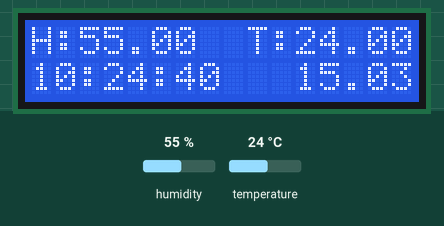
A sketch run on a simulated Arduino Uno, built with avr-gcc and run on an emulated ATmega328P. On the bench: 16×2 character LCD. The test bench sets the inputs (shaded band); at power-on: humidity 55 %, temperature 24 °C. The local clock reads 2024-03-15 10:24:30 at power-on unless the sketch sets it; storage starts empty; what the sketch prints to the serial monitor is not drawn.

Above: at 11.8 s.
11.9 s: humidity set to 22 %
At 21.9 s:
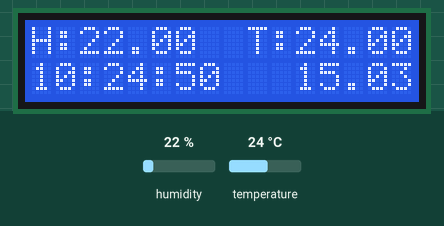
32.1 s: temperature set to 12 °C
At 42.2 s:
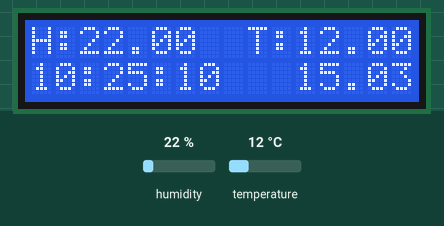
52.4 s: humidity set to 40 %
At 62.1 s:
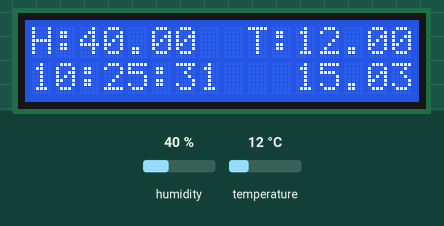
72.6 s: temperature set to 19 °C
At 82.5 s:
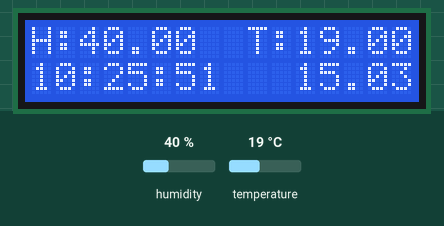
Timing chart, 0 to 84.0 s (numbered marks = the images above; inputs shaded):
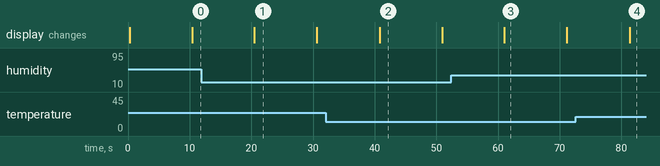

The sketch:

Sensors-lcd-sdcard.ino
```cpp
#include <SD.h> // библиотека для SD Card.
#include <DS1302.h> // это скачанная библиотека для DS1302 Real Time Clock Module.

#include <LiquidCrystal.h>   // библиотека для lcd 1602.
LiquidCrystal lcd(4, 5, 6, 7, 8, 9);  // пины на Arduino uno
// pin 9 - Serial clock out (SCLK)
// pin 8 - Serial data out (DIN)
// pin 7 - Data/Command select (D/C)
// pin 4 - LCD chip select (CS)
// pin 5 - LCD reset (RST)

#include <Wire.h>   // библиотека для подключения датчиков по 1 проводу

#include "SHT21.h"  // датчик температуры и влажности
SHT21 SHT21;

DS1302 rtc(3, 2, 17);
// пины на DS1302 Real Time Clock Module
// ** RST - pin 2
// ** DAT - pin 3
// ** CLK - pin 17
// ! +5v не подключаем достаточно только "-" / землю

File myFile; // SD card

int SaveTemperature; // Для фиксации температуры.


void setup()
{
  Serial.begin(9600);  // Инициализируем Serial
  lcd.begin(16, 2);    // Инициализируем lcd
  SHT21.begin();       // Инициализируем sht

  SaveTemperature = SHT21.getTemperature(); // Фиксируем текущую температуру.
  Serial.println("CLEARDATA");
  Serial.println("LABEL,time,date,h,t");

   //rtc.halt(false);
   //rtc.writeProtect(false);

  // для первоначальной установки даты и времени расскоментировать строки ниже и ввести нужное время
  //rtc.setDOW(WEDNESDAY);        // Set Day-of-Week to WEDNESDAY
  //rtc.setTime(10, 1, 0);       // Set the time to 10:01:00 (24hr format)
  //rtc.setDate(15, 5, 2019);   // Set the date to May 15th, 2019

  // Тестируем SD card на работоспособность.
  Serial.print("Initializing SD card...");

  if (!SD.begin(10)) // Здесь можно изменить № pin  ** CS - pin 10.
  {
    Serial.println("initialization failed!");
    return;
  }
  Serial.println("initialization done.");

// ----------------

  SDcardWrite(); // Запускаем функцию записи на SD card.
}


void SDcardWrite()  // Делаем функцию, для записи на SD card.

{

  // open the file. note that only one file can be open at a time,
  // so you have to close this one before opening another.
  // Создаём новый, или открываем существующий файл на SD card,
  // например с именем dimasens.txt
  // максимум "8" символов может иметь имя файла 12345678.123

  myFile = SD.open("dimasens.txt", FILE_WRITE);

  // if the file opened okay, write to it:
  if (myFile) {
    Serial.print("Writing to dimasens.txt...");
    // начинаем записывать на SD card, строку в файл dimasens.txt
    myFile.print(rtc.getDateStr()); // Текущую дату.
    myFile.print(" -- ");
    myFile.print(rtc.getTimeStr()); // текущие время.
    myFile.print(" -- ");
    myFile.print("Humidity: ");
    myFile.print(SHT21.getHumidity()); // Значения влажности.
    myFile.print(" %\t");
    myFile.print("Temperature: ");
    myFile.print(SHT21.getTemperature()); // Значения температуры.
    myFile.println(" *C");
    myFile.close();  // close the file:

    Serial.println("done.");
  }
  else {
    // if the file didn't open, print an error:
    Serial.println("error opening dimasens.txt");
  }
}

// Делаем функцию для чтения с SD card и вывода в Serial монитор.

void SDcardRead()
{
  // re-open the file for reading:
  myFile = SD.open("dimasens.txt");
  if (myFile) {
    Serial.println("dimasens.txt:");

    // read from the file until there's nothing else in it:
    while (myFile.available()) {
      Serial.write(myFile.read());
    }
    // close the file:
    myFile.close();
  }
  else {
    // if the file didn't open, print an error:
    Serial.println("error opening dimasens.txt");
  }
}


void loop()
{

  //  Для того чтоб бессмысленно не записывать на SD card данные с датчиков,
  // сделаем проверку.
  // Только если прошлое значение температуры не равно текущему значению,
  // то есть произошло изменение температуры.
  if (SaveTemperature != SHT21.getTemperature())

    // Можно и по-другому, увеличивая порог, обнаружения изменения температуры.
    // if (SaveTemperature >= (dht.readTemperature()+2) || SaveTemperature <= (dht.readTemperature()-2))
  {

    //   Serial.println(rtc.getDateStr());
    //  Serial.println(dht.readHumidity());
    //  Serial.println(dht.readTemperature());

    SDcardWrite(); // Запускаем функцию записи на SD card.

    // Снова фиксируем текущее значение температуры.
    SaveTemperature = SHT21.getTemperature();
  }


  // Для вывода в  Serial монитор данных с  SD card.

  if (Serial.available() > 0) {
    // Если отправляем через Serial монитор цифру 1
    // запускаем функцию SDcardRead.
    // То есть выводим в Serial монитор всё содержимое файла dimasens.txt
    if (Serial.read()-48 == 1)SDcardRead();
  }

// Выводим время и все измерения в serial:
  Serial.print("DATA,TIME,");
  Serial.print(rtc.getDateStr());
  Serial.print(",");

  Serial.print(SHT21.getHumidity());
  Serial.print(",");
  Serial.println(SHT21.getTemperature());

// Выводим время и все измерения на экран:
  lcd.setCursor(0, 0);
  lcd.print("H:");
  lcd.print(SHT21.getHumidity());
  lcd.print("  T:");
  lcd.print(SHT21.getTemperature());

  lcd.setCursor(0, 2);
  lcd.print(rtc.getTimeStr());
  lcd.setCursor(11, 1);
  lcd.print(rtc.getDateStr());

  delay(10000);
}
```

Measured:
- what the display in image 1 shows lasts 10.1 s, from 20.5 s to 30.6 s
